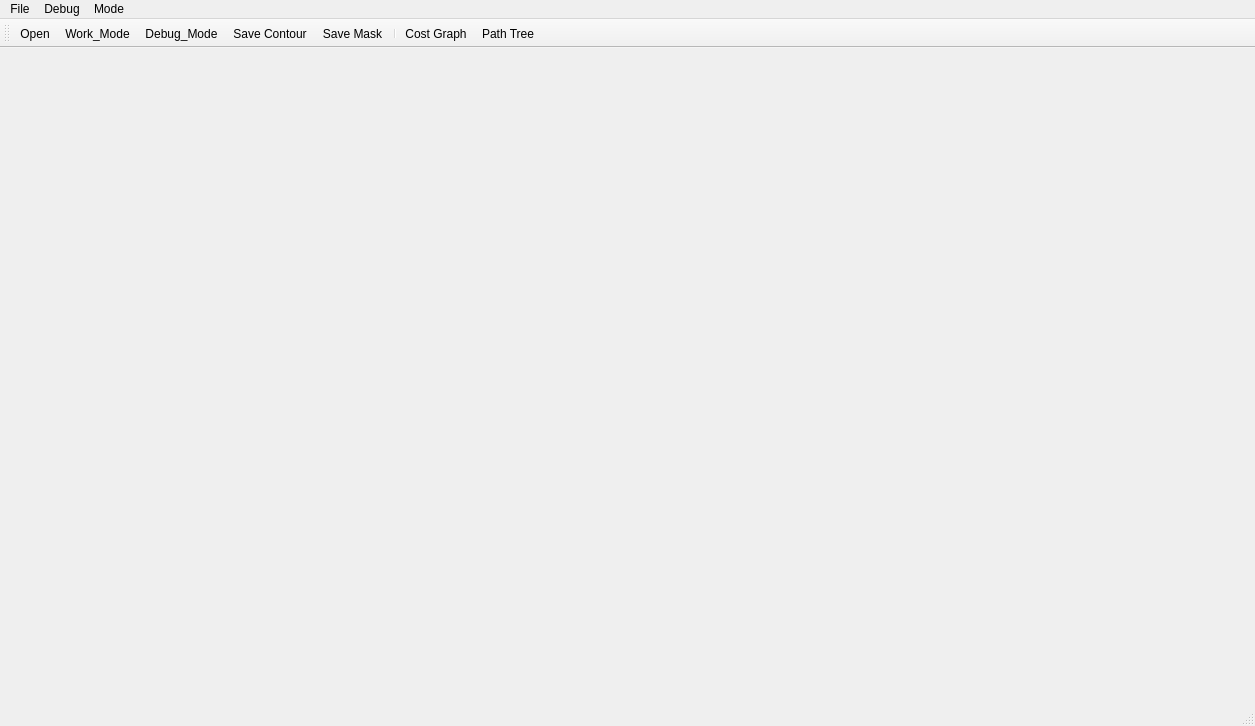
<?xml version="1.0" encoding="UTF-8"?>
<ui version="4.0">
 <class>MainWindow</class>
 <widget class="QMainWindow" name="MainWindow">
  <property name="geometry">
   <rect>
    <x>0</x>
    <y>0</y>
    <width>1255</width>
    <height>726</height>
   </rect>
  </property>
  <property name="windowTitle">
   <string>Intelligent Scissor</string>
  </property>
  <widget class="QWidget" name="centralWidget">
   <widget class="QLabel" name="label">
    <property name="geometry">
     <rect>
      <x>60</x>
      <y>40</y>
      <width>511</width>
      <height>451</height>
     </rect>
    </property>
    <property name="sizePolicy">
     <sizepolicy hsizetype="Preferred" vsizetype="Preferred">
      <horstretch>0</horstretch>
      <verstretch>0</verstretch>
     </sizepolicy>
    </property>
    <property name="mouseTracking">
     <bool>false</bool>
    </property>
    <property name="text">
     <string/>
    </property>
    <property name="scaledContents">
     <bool>false</bool>
    </property>
   </widget>
   <widget class="QLabel" name="label_2">
    <property name="geometry">
     <rect>
      <x>620</x>
      <y>40</y>
      <width>511</width>
      <height>451</height>
     </rect>
    </property>
    <property name="text">
     <string/>
    </property>
   </widget>
   <widget class="QLabel" name="label_3">
    <property name="enabled">
     <bool>true</bool>
    </property>
    <property name="geometry">
     <rect>
      <x>280</x>
      <y>10</y>
      <width>701</width>
      <height>551</height>
     </rect>
    </property>
    <property name="text">
     <string/>
    </property>
   </widget>
  </widget>
  <widget class="QMenuBar" name="menuBar">
   <property name="geometry">
    <rect>
     <x>0</x>
     <y>0</y>
     <width>1255</width>
     <height>22</height>
    </rect>
   </property>
   <property name="defaultUp">
    <bool>false</bool>
   </property>
   <widget class="QMenu" name="menu">
    <property name="title">
     <string>File</string>
    </property>
    <widget class="QMenu" name="menuSave">
     <property name="title">
      <string>Save</string>
     </property>
     <addaction name="actionSave_Contour"/>
     <addaction name="actionSave_Mask"/>
    </widget>
    <addaction name="actionOpen"/>
    <addaction name="menuSave"/>
   </widget>
   <widget class="QMenu" name="menuDebug">
    <property name="title">
     <string>Debug</string>
    </property>
    <addaction name="actionCost_Graph"/>
    <addaction name="actionPath_Tree"/>
   </widget>
   <widget class="QMenu" name="menuMode">
    <property name="title">
     <string>Mode</string>
    </property>
    <addaction name="actionWork_Mode"/>
    <addaction name="actionDebug_Mode"/>
   </widget>
   <addaction name="menu"/>
   <addaction name="menuDebug"/>
   <addaction name="menuMode"/>
  </widget>
  <widget class="QToolBar" name="mainToolBar">
   <attribute name="toolBarArea">
    <enum>TopToolBarArea</enum>
   </attribute>
   <attribute name="toolBarBreak">
    <bool>false</bool>
   </attribute>
   <addaction name="actionOpen"/>
   <addaction name="actionWork_Mode"/>
   <addaction name="actionDebug_Mode"/>
   <addaction name="actionSave_Contour"/>
   <addaction name="actionSave_Mask"/>
   <addaction name="separator"/>
   <addaction name="actionCost_Graph"/>
   <addaction name="actionPath_Tree"/>
  </widget>
  <widget class="QStatusBar" name="statusBar"/>
  <action name="actionOpen">
   <property name="enabled">
    <bool>true</bool>
   </property>
   <property name="text">
    <string>Open</string>
   </property>
  </action>
  <action name="actionSave_Contour">
   <property name="text">
    <string>Save Contour</string>
   </property>
  </action>
  <action name="actionSave_Mask">
   <property name="text">
    <string>Save Mask</string>
   </property>
  </action>
  <action name="actionCost_Graph">
   <property name="enabled">
    <bool>true</bool>
   </property>
   <property name="text">
    <string>Cost Graph</string>
   </property>
  </action>
  <action name="actionWork_Mode">
   <property name="text">
    <string>Work_Mode</string>
   </property>
  </action>
  <action name="actionDebug_Mode">
   <property name="text">
    <string>Debug_Mode</string>
   </property>
  </action>
  <action name="actionPath_Tree">
   <property name="text">
    <string>Path Tree</string>
   </property>
  </action>
 </widget>
 <layoutdefault spacing="6" margin="11"/>
 <resources/>
 <connections/>
</ui>
